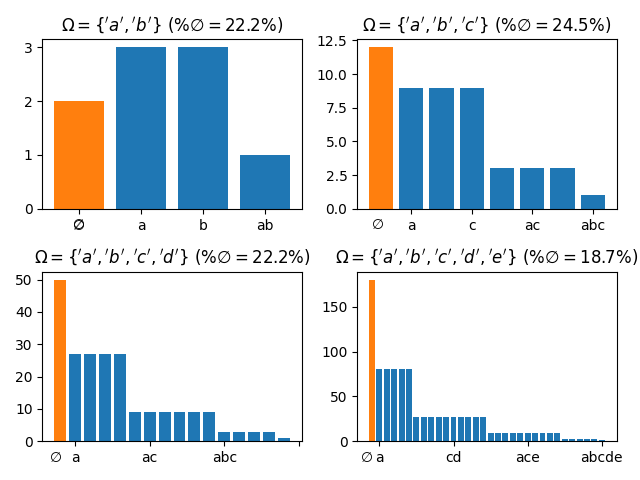

Write the Python code that produced this figure.
#!/usr/bin/python
from sys import argv
import os
import sys
import inspect
from tqdm import tqdm
import pickle
import matplotlib.pyplot as plt
import shutil

currentdir = os.path.dirname(os.path.abspath(inspect.getfile(inspect.currentframe())))
parentdir = os.path.dirname(currentdir)
sys.path.insert(0, parentdir) 
parentdir2 = os.path.dirname(parentdir)
sys.path.insert(0, parentdir2) 
dirname = os.path.dirname(__file__)
basename =os.path.basename(__file__)

from pyds.pyds import MassFunction
from tensords.tensords import TensorMassFunction
from tensords.tensords_mask import TensorMassFunctionMask
from tensords.tensords_mask_csr import TensorMassFunctionMask_CSR

from itertools import product
from TestTool import *
params = { "text.usetex" : True,"font.family" : "serif", "font.serif" : ["Computer Modern Serif"]}
#plt.rcParams.update(params)
n1 = 2
n = 6
size = n-n1



fig, axss = plt.subplots(2, 2, tight_layout=True)



for i in tqdm(range(2,n),'mask'):


    frame,dicts,array = GenerateSingularrameOfDiscernment(i)
    tmp = TensorMassFunctionMask.SetFrame(frame)
    x = TensorMassFunctionMask.projectionMask
    unique, counts = np.unique(x, return_counts=True)
    

    
    percent = 100*counts[0]/sum(counts)
    if i ==2: 
        axs = axss[0,0]
        axs.set_title("$\Omega=\{'a','b'\}$ (%$\emptyset=$" + "{:.1f}".format(percent) + "%)")
    elif i ==3: 
        axs = axss[0,1]
        axs.set_title("$\Omega=\{'a','b','c'\}$ (%$\emptyset=$" +  "{:.1f}".format(percent)+ "%)")
    elif i ==4: 
        axs = axss[1,0]
        axs.set_title("$\Omega=\{'a','b','c','d'\}$ (%$\emptyset=$" + "{:.1f}".format(percent)+ "%)")
    elif i ==5: 
        axs = axss[1,1]
        axs.set_title("$\Omega=\{'a','b','c','d','e'\}$ (%$\emptyset=$" + "{:.1f}".format(percent)+ "%)")
    

    axs: plt.Axes = axs
    #axs.set_title("$|\Omega|=$" + str(i))
    axs.bar(unique,counts)
    axs.bar([unique[0]],[counts[0]])
    
    ticks = axs.get_xticks()
    ticklabels = axs.get_xticklabels()
    labels = [item.get_text() for item in axs.get_xticklabels()]
    asd=123
    

    for i in range(len(labels)):
        if labels[i] == '−1':
            labels[i] = "$\emptyset$"; continue
        if labels[i].find('−') >=0: continue
        tickvalue = int(labels[i])
        if tickvalue >= len(TensorMassFunctionMask.sortedPowerset):
            labels[i] = ""; continue
        
        myset = TensorMassFunctionMask.sortedPowerset[tickvalue]
        myset2 = TensorMassFunctionMask.setMapInt2Char[myset]
        mysetname = ""
        for e in myset:
            mysetname += frame[e]
        labels[i] = mysetname


    axs.set_xticklabels(labels)
    trans = axs.get_xaxis_transform()

    #axs.text(-1,-1,"$\emptyset$",horizontalalignment='center',
     #   verticalalignment='top' )

    axs.annotate('$\emptyset$', xy=(-0.9, -0.098), xycoords=axs.get_xaxis_transform(),
                   xytext=(0,0), textcoords="offset points", ha="right", va="center")
        
    asd=123

fileName = dirname + '/' + basename.replace('.py','.png')
plt.savefig(fileName)

fileName = dirname + '/' + basename.replace('.py','.pdf')
plt.savefig(fileName)

fileName2 = "C:/Users/nmtoa/Dropbox/Apps/Overleaf/Toan_202405_Tensor_BeliefFunction/Figures/"+basename.replace('.py','.pdf')
shutil.copyfile(fileName,fileName2 )


plt.show()
